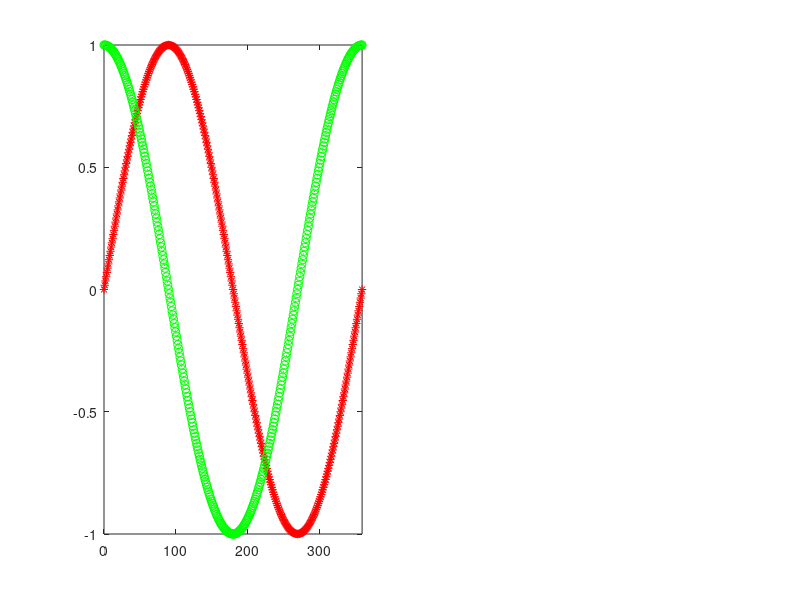

This chart was generated by the following MATLAB code:
subplot(1, 2, 1);
x = 0: 1: 360;
y = sind(x);
plot(x, y, 'r*-');
hold on;
axis([0 360 -1 1]);
z = cosd(x);
plot(x, z, 'go:');
xlim([0 360]);
ylim([-1 1]);